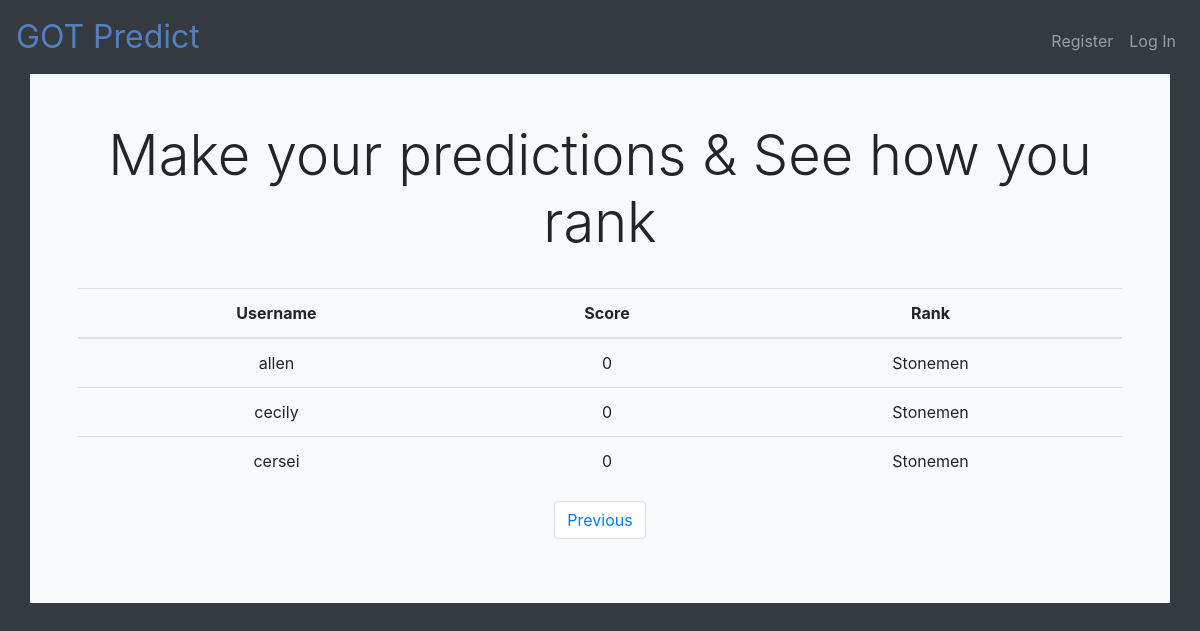
The app's page /index?page=2 with its own data.
### app/models.py (models this page shows, shortened)
class Response(db.Model):
    id = db.Column(db.Integer, primary_key=True)
    q1 = db.Column(db.String(64))
    q2 = db.Column(db.String(64))
    q3 = db.Column(db.String(64))
    q4 = db.Column(db.String(64))
    q5 = db.Column(db.String(64))
    q6 = db.Column(db.String(64))
    q7 = db.Column(db.String(64))
    q8 = db.Column(db.String(64))
    q9 = db.Column(db.String(64))
    q10 = db.Column(db.String(64))
    q11 = db.Column(db.String(64))
    q12 = db.Column(db.String(64))
    q13 = db.Column(db.String(64))
    q14 = db.Column(db.String(64))
    q15 = db.Column(db.String(64))
    q16 = db.Column(db.String(64))
    q17 = db.Column(db.String(64))
    q18 = db.Column(db.String(64))
    q19 = db.Column(db.String(64))
    q20 = db.Column(db.String(64))
    q21 = db.Column(db.String(64))
    q22 = db.Column(db.String(64))
    q23 = db.Column(db.String(64))
    q24 = db.Column(db.String(64))
    q25 = db.Column(db.String(64))
    q26 = db.Column(db.String(64))
    q27 = db.Column(db.String(64))
    q28 = db.Column(db.String(64))
    q29 = db.Column(db.String(64))
    q30 = db.Column(db.String(64))
    score = db.Column(db.Integer)
    rank = db.Column(db.String(64))
    timestamp = db.Column(db.DateTime, index=True, default=datetime.utcnow)
    user_id = db.Column(db.Integer, db.ForeignKey('user.id'))

class User(db.Model):
    id = db.Column(db.Integer, primary_key=True)
    username = db.Column(db.String(64), index=True, unique=True)
    email = db.Column(db.String(120), index=True, unique=True)
    password_hash = db.Column(db.String(128))
    score = db.Column(db.Integer)
    responses = db.relationship('Response', backref='author', lazy='dynamic')

### app/routes.py (the view)
@app.route('/')
@app.route('/index')
def index():
    submissions = Response.query.all()
    for s in submissions:
        s.score = calculate_score(s)
        s.rank = calculate_rank(s.score)
    db.session.commit()
    page = request.args.get('page', 1, type=int)
    submissions = Response.query.order_by(Response.score.desc()).paginate(page, 10, False)
    next_url = url_for('index', page=submissions.next_num) if submissions.has_next else None
    prev_url = url_for('index', page=submissions.prev_num) if submissions.has_prev else None
    return render_template('index.html', submissions=submissions.items, next_url=next_url, prev_url=prev_url)

### app/helpers.py (called while the page is built, shortened)
def calculate_rank(score):
    if (score >= 0) and (score < 20):
        return 'Stonemen'

### app/templates/index.html (shortened to what this page needs)
{% extends 'layout.html' %}
{% block main %}
<h1 class="display-4">Make your predictions & See how you rank</h1>
<br>
<table class="table">
    <thead>
        <th scope="col">Username</th>
        <th scope="col">Score</th>
        <th scope="col">Rank</th>
    </thead>
    <tbody>
        {% for s in submissions %}
        <tr>
            <td>{{ s.author.username }}</td>
            <td>{{ s.score }}</td>
            <td>{{ s.rank }}</td>
        </tr>
        {% endfor %}
    </tbody>
</table>
<nav aria-label="Page navigation">
    <ul class="pagination d-flex justify-content-around">
        {% if prev_url %}
        <li class="page-item"><a class="page-link" href="{{ prev_url }}">Previous</a></li>
        {% endif %}
    </ul>
</nav>
{% endblock %}

### records on screen
Response: author.username "allen", score "0", rank "Stonemen"
Response: author.username "cecily", score "0", rank "Stonemen"
Response: author.username "cersei", score "0", rank "Stonemen"
